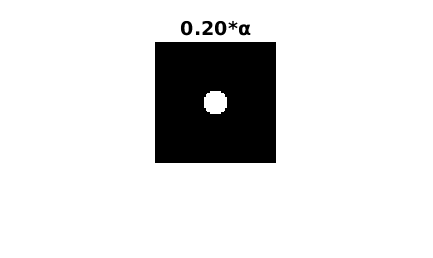
#> input picture assignments/assignment3/rawtex/q3/images/bird_kernel_0.20.png, 433 x 258 px; its folder holds 4 pictures in this run
$ python crop.py
#> lines starting #> are read from the running program, lines starting #| are printed output that depends on the picture
import matplotlib.pyplot as plt
import numpy as np


bird_name = 'bird_kernel_'
flower_name = 'flower_kernel_'

lst = ['0.20','0.40','0.60','0.80','1.00']

for j in range(2):
	for i in range(5):
		if j == 0:
			name = bird_name + lst[i]
		else:
			name = flower_name + lst[i]
		im = plt.imread(name+'.png')
#> im is the input picture: shape (258, 433, 3) float32; min 0, max 1, mean 0.869
		if j == 0:
			c = im[15:172,130:302,:]
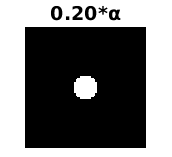
#> c: shape (157, 172, 3) float32; min 0, max 1, mean 0.459
#> (the run stopped early here; a loop or call above may not have finished)
